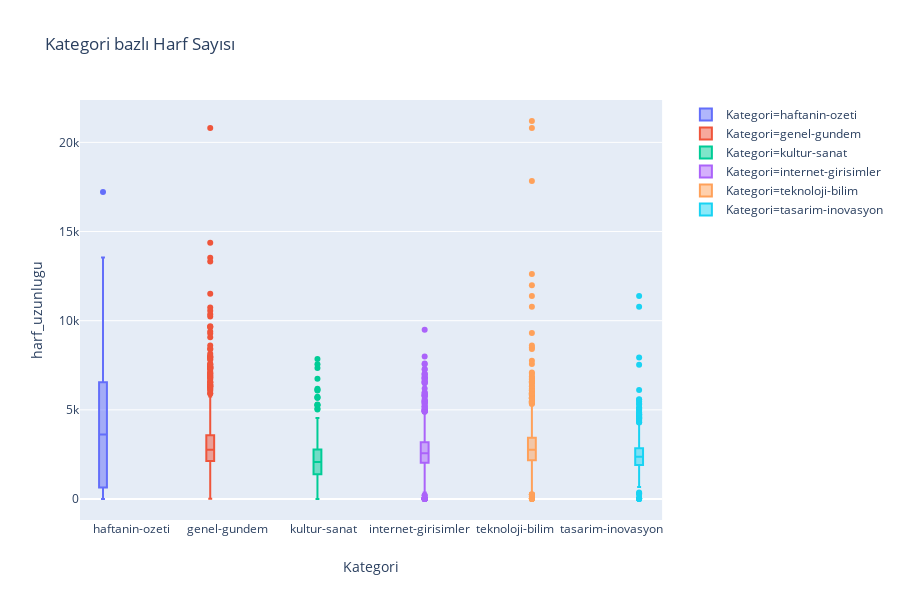

Notebook code for this chart:
### Code cell
fig = px.box(data, x="Kategori", y='harf_uzunlugu', color="Kategori",
             title="Kategori bazlı Harf Sayısı",
             hover_data=["yogunlasma"])
fig.show()

### Figure 1 — Plotly figure (JSON) as saved in the notebook; plotly's stock layout.template omitted (floating-point values rounded to 4 significant figures; data arrays with more than 128 entries replaced by an {"elided": "..."} marker saying what was removed)
{"data": [{"alignmentgroup": "True", "customdata": {"elided": "248x1 float values"}, "hoverlabel": {"namelength": 0}, "hovertemplate": "Kategori=%{x}<br>harf_uzunlugu=%{y}<br>yogunlasma=%{customdata[0]}", "legendgroup": "Kategori=haftanin-ozeti", "marker": {"color": "#636efa"}, "name": "Kategori=haftanin-ozeti", "notched": false, "offsetgroup": "Kategori=haftanin-ozeti", "orientation": "v", "showlegend": true, "type": "box", "x": {"elided": "248 str values"}, "x0": " ", "xaxis": "x", "y": {"elided": "248 int values"}, "y0": " ", "yaxis": "y"}, {"alignmentgroup": "True", "customdata": {"elided": "825x1 float values"}, "hoverlabel": {"namelength": 0}, "hovertemplate": "Kategori=%{x}<br>harf_uzunlugu=%{y}<br>yogunlasma=%{customdata[0]}", "legendgroup": "Kategori=genel-gundem", "marker": {"color": "#EF553B"}, "name": "Kategori=genel-gundem", "notched": false, "offsetgroup": "Kategori=genel-gundem", "orientation": "v", "showlegend": true, "type": "box", "x": {"elided": "825 str values"}, "x0": " ", "xaxis": "x", "y": {"elided": "825 int values"}, "y0": " ", "yaxis": "y"}, {"alignmentgroup": "True", "customdata": {"elided": "428x1 float values"}, "hoverlabel": {"namelength": 0}, "hovertemplate": "Kategori=%{x}<br>harf_uzunlugu=%{y}<br>yogunlasma=%{customdata[0]}", "legendgroup": "Kategori=kultur-sanat", "marker": {"color": "#00cc96"}, "name": "Kategori=kultur-sanat", "notched": false, "offsetgroup": "Kategori=kultur-sanat", "orientation": "v", "showlegend": true, "type": "box", "x": {"elided": "428 str values"}, "x0": " ", "xaxis": "x", "y": {"elided": "428 int values"}, "y0": " ", "yaxis": "y"}, {"alignmentgroup": "True", "customdata": {"elided": "1485x1 float values"}, "hoverlabel": {"namelength": 0}, "hovertemplate": "Kategori=%{x}<br>harf_uzunlugu=%{y}<br>yogunlasma=%{customdata[0]}", "legendgroup": "Kategori=internet-girisimler", "marker": {"color": "#ab63fa"}, "name": "Kategori=internet-girisimler", "notched": false, "offsetgroup": "Kategori=internet-girisimler", "orientation": "v", "showlegend": true, "type": "box", "x": {"elided": "1485 str values"}, "x0": " ", "xaxis": "x", "y": {"elided": "1485 int values"}, "y0": " ", "yaxis": "y"}, {"alignmentgroup": "True", "customdata": {"elided": "1485x1 float values"}, "hoverlabel": {"namelength": 0}, "hovertemplate": "Kategori=%{x}<br>harf_uzunlugu=%{y}<br>yogunlasma=%{customdata[0]}", "legendgroup": "Kategori=teknoloji-bilim", "marker": {"color": "#FFA15A"}, "name": "Kategori=teknoloji-bilim", "notched": false, "offsetgroup": "Kategori=teknoloji-bilim", "orientation": "v", "showlegend": true, "type": "box", "x": {"elided": "1485 str values"}, "x0": " ", "xaxis": "x", "y": {"elided": "1485 int values"}, "y0": " ", "yaxis": "y"}, {"alignmentgroup": "True", "customdata": {"elided": "1128x1 float values"}, "hoverlabel": {"namelength": 0}, "hovertemplate": "Kategori=%{x}<br>harf_uzunlugu=%{y}<br>yogunlasma=%{customdata[0]}", "legendgroup": "Kategori=tasarim-inovasyon", "marker": {"color": "#19d3f3"}, "name": "Kategori=tasarim-inovasyon", "notched": false, "offsetgroup": "Kategori=tasarim-inovasyon", "orientation": "v", "showlegend": true, "type": "box", "x": {"elided": "1128 str values"}, "x0": " ", "xaxis": "x", "y": {"elided": "1128 int values"}, "y0": " ", "yaxis": "y"}], "layout": {"boxmode": "group", "height": 600, "legend": {"tracegroupgap": 0}, "title": {"text": "Kategori bazlı Harf Sayısı"}, "xaxis": {"anchor": "y", "categoryarray": ["haftanin-ozeti", "genel-gundem", "kultur-sanat", "internet-girisimler", "teknoloji-bilim", "tasarim-inovasyon"], "categoryorder": "array", "domain": [0, 0.98], "title": {"text": "Kategori"}}, "yaxis": {"anchor": "x", "domain": [0, 1], "title": {"text": "harf_uzunlugu"}}}}
